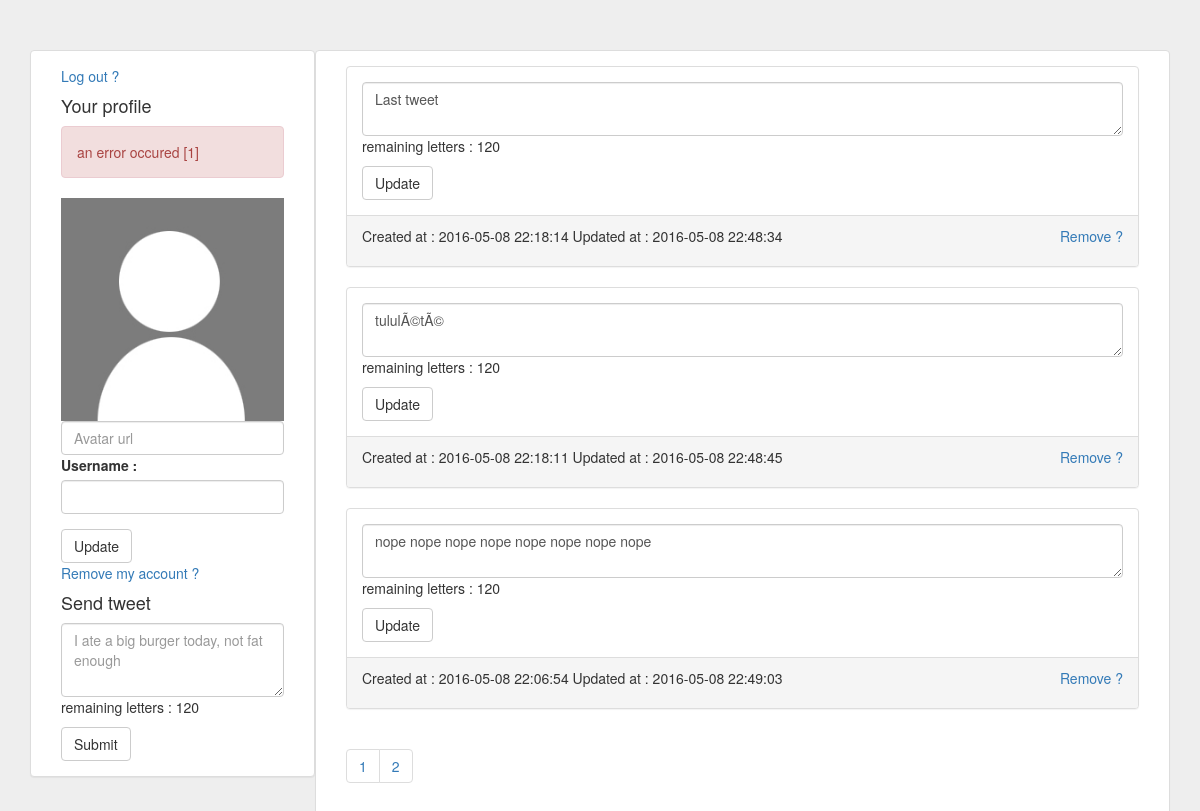
Screenshot of / (signed in) with the database file from the repository.
### tables this page shows
CREATE TABLE `tweets` (
  `id` int(11) NOT NULL,
  `user_id` int(11) NOT NULL,
  `content` varchar(120) NOT NULL,
  `active` int(1) NOT NULL DEFAULT '1',
  `created_at` datetime DEFAULT NULL,
  `updated_at` datetime DEFAULT NULL
);

### public/index.php (called while the page is built, shortened)
<?php
require 'autoload.php';
$user = new controllers\UsersController();
$tweets = new controllers\TweetsController();
include 'home.php';
?>

### controllers/UsersController.php (called while the page is built, shortened)
<?php
class UsersController extends Model
{
	public function read ()
	{
		$db = new Bdd();
		$get = $db->getBdd()->prepare('SELECT username, img FROM users WHERE id = ? AND token = ? AND active = 1');
		$get->bindParam(1, $_SESSION['id']);
		$get->bindParam(2, $_SESSION['token']);
		$get->execute();
		$user = $get->fetch(\PDO::FETCH_ASSOC);
		$this->send('error', ['message' => 'an error occured [1]']);
		return false;
	}
}

### autoload.php (called while the page is built, shortened)
<?php
function autoload($class) {
	$class = str_replace('\\', '/', $class);
}

### config.php (called while the page is built)
<?php
return [
	'db' => [
		'host' => 'localhost',
		'dbname' => 'tweet',
		'username' => 'root',
		'password' => '',
	]
];

### models/Bdd.php (called while the page is built, shortened)
<?php
Class Bdd
{
    private $_bdd;
    public function __construct ()
    {
        $config = include 'config.php';
        try {
            $this->_bdd = new \PDO('mysql:host=' . $config['db']['host'] . ';dbname=' . $config['db']['dbname'], $config['db']['username'], $config['db']['password']);
        }
        catch (\PDOException $e) {
            die('error occurred : ' . $e->getMessage());
        }
    }
    public function getBdd ()
    {
        return $this->_bdd;
    }
}

### controllers/TweetsController.php (called while the page is built, shortened)
<?php
class TweetsController extends Model
{
	public function get ()
	{
		$db = new Bdd();
		$page = 0;
		$offset = (int) $page * 3;
		$get = $db->getBdd()->prepare('SELECT id, content, created_at, updated_at FROM tweets WHERE user_id = ? AND active = 1 ORDER BY id DESC LIMIT 3 OFFSET ' . $offset);
		$get->bindParam(1, $_SESSION['id']);
		if ($get->execute()) {
			$all = $get->fetchAll(\PDO::FETCH_ASSOC);
			return $all;
		}
		return false;
	}
	public function count()
	{
		$db = new Bdd();
		$count = $db->getBdd()->prepare('SELECT count(id) AS nb FROM tweets WHERE user_id = ? AND active = 1');
		$count->bindParam(1, $_SESSION['id']);
		if ($count->execute()) {
			$nb = $count->fetch(\PDO::FETCH_ASSOC)['nb'];
			return ceil($nb / 3);
		}
		return false;
	}
}

### public/home.php (the view, shortened to what this page needs)
<!DOCTYPE html>
<html>
<head>
	<link rel="stylesheet" type="text/css" href="public/css/bootstrap.min.css">
	<link rel="stylesheet" type="text/css" href="public/css/style.css">
</head>
<body>
<header class="freespace"></header>
<div class="container">
	<div class="panel panel-default col-md-3">
		<div class="panel-body">
			<a href="?logout=1">Log out ?</a>
			<h4>Your profile</h4>
			<?php
			$profile = $user->read();
			?>
			<form action="#" method="post">
				<img src="<?php echo (!empty($profile['img'])) ? $profile['img'] : 'public/img/no-avatar.jpg'; ?>" class="img-responsive">
				<input type="text" class="form-control" id="photo" name="photo" value="<?php echo $profile['img']; ?>" placeholder="Avatar url">
				<div class="form-group">
				<label for="username">Username : </label>
				<input type="text" class="form-control" id="username" name="username" value="<?php echo $profile['username']; ?>">
				</div>
				<button class="btn btn-default" type="submit">Update</button>
			</form>
			<a href="?removeAccount=1" onclick="return confirm('are you sure you want to delete your account ? :(')">Remove my account ?</a>
			<h4>Send tweet</h4>
			<form action="#" method="post">
				<textarea class="form-control" name="tweet" id="tweet" rows="3" placeholder="I ate a big burger today, not fat enough" onkeyup="remaining();"></textarea>
				<p>remaining letters : <span id="remaining">120</span></p>
				<button type="submit" class="btn btn-default">Submit</button>
			</form>
		</div>
	</div>
	<div class="panel panel-default col-md-9">
		<div class="panel-body">
		<?php
		$all = $tweets->get();
		$page = $tweets->count();
		if (count($all) <= 0) {
			?>
			<p>You have 0 tweets :( ! Post now !</p>
			<?php
		} else {
			foreach ($all as $value) {
				?>
				<div class="panel panel-default">
					<div class="panel-body">
					<form action="#" method="post">
						<textarea class="form-control" name="tweet" id="tweetupdate<?php echo $value['id']; ?>" rows="2" onkeyup="remainingupdate();"><?php echo $value['content']; ?></textarea>
						<p>remaining letters : <span id="remainingupdate<?php echo $value['id']; ?>">120</span></p>
						<button type="submit" class="btn btn-default">Update</button>
					</form>
					</div>
					<div class="panel-footer"><p>
					Created at : <?php echo $value['created_at']; ?>
					<?php if (!is_null($value['updated_at'])) {
						?>
						Updated at : <?php echo $value['updated_at']; ?>
						<?php
					}
					?><a href="?delete=<?php echo $value['id']; ?>" style="float: right;">Remove ?</a></p></div>
				</div>
				<?php
			}
			?>
				<ul class="pagination">
				<?php
				for ($i=1; $i <= $page; $i++) {
					?>
					<li><a href="?page=<?php echo $i; ?>"><?php echo $i; ?></a></li>
					<?php
				}
				?>
				</ul>
			<?php
		}
		?>
		</div>
	</div>
</div>
</body>
</html>

### models/Model.php (shortened to what this page needs)
<?php
class Model
{
	public function send($status = null, $data = null)
	{
		$message = (isset($data['message']) && is_string($data['message'])) ? $data['message'] : ((is_string($data)) ? $data : "");
		if (!empty($message)) {
			echo '<div class="alert alert-danger" role="alert">' . $message . '</div>';
		}
	}
}

### public/css/style.css (style rules this page uses)
body { background-color: #eee; }
.freespace { height: 50px; }

### rows the page displays
tweets: tweet "Last tweet", created_at "2016-05-08 22:18:14", updated_at "2016-05-08 22:48:34"
tweets: tweet "tululÃ©tÃ©", created_at "2016-05-08 22:18:11", updated_at "2016-05-08 22:48:45"
tweets: tweet "nope nope nope nope nope nope nope nope", created_at "2016-05-08 22:06:54", updated_at "2016-05-08 22:49:03"

### other values shown
$message "an error occured [1]"
